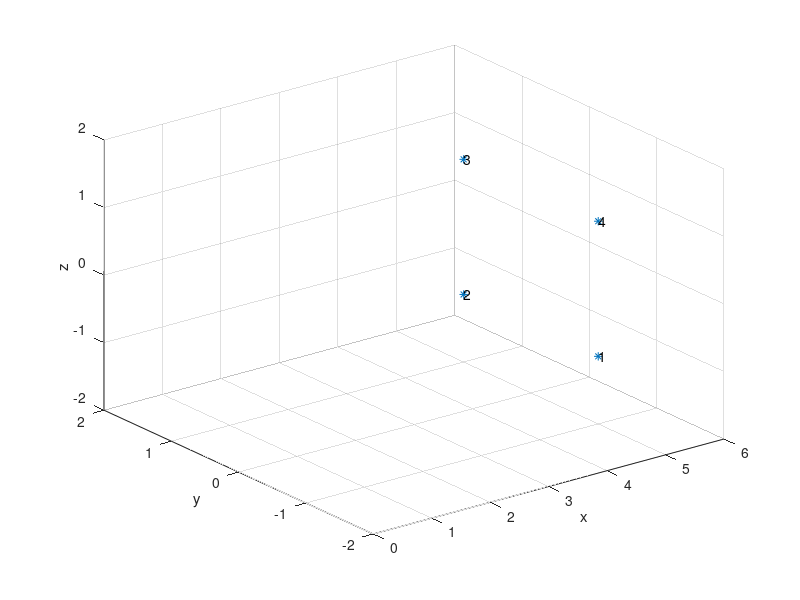

MATLAB code to generate this figure: (Note: this script raises an error after producing the figure.)
%%
%% Camara planar
%%
clear, clc, close all
% Parametros de la camara
x_pixels = 768;
y_pixels = 576;

x_m = 6.467e-3;
y_m = 4.831e-3;

f = 6.14495e-3;

m_x = x_pixels/x_m;
m_y = y_pixels/y_m;

a_x = f*m_x;
a_y = f*m_y;

p_x = x_pixels/2;
p_y = y_pixels/2;

K = [a_x 0 p_x;0 a_y p_y;0 0 1];

% Ubicacion de las esquinas del rectangulo
L = 2;
W = 2;
l = L/2;
w = W/2;
rect_center = [5,0,0]';

x_rect = zeros(4,1) + rect_center(1);
y_rect = [-l l l -l]' + rect_center(2);
z_rect = [-w -w w w]' + rect_center(3);


labels = cellstr(num2str([1:4]'));
figure()
plot3(x_rect, y_rect, z_rect, '*')
text(x_rect, y_rect, z_rect,labels)
grid on
xlabel('x')
ylabel('y')
zlabel('z')
axis([0 max(x_rect)+1 min(y_rect)-1 max(y_rect)+1 min(z_rect)-1 max(z_rect)+1])
%axis([0 21 -10 10 -10 10])

roty = [0 0 1; 0 1 0;-1 0 0];
rotz = [0 1 0;-1 0 0;0 0 1];

p1 = [x_rect_pixeles(1); y_rect_pixeles(1)]
p2 = [x_rect_pixeles(2); y_rect_pixeles(2)]
p3 = [x_rect_pixeles(3); y_rect_pixeles(3)]
p4 = [x_rect_pixeles(4); y_rect_pixeles(4)]

for i = 1:4
   X = [x_rect(i); y_rect(i); z_rect(i)];
   X = rotz*roty*X;
   Xh = 1/X(3) * X;
   
   xh_ic = K*Xh;
   
   x_rect_pixeles(i) = xh_ic(1);
   y_rect_pixeles(i) = xh_ic(2);
end

round(x_rect_pixeles)
round(y_rect_pixeles)

figure()
plot(x_rect_pixeles, y_rect_pixeles, '*')
text(x_rect_pixeles, y_rect_pixeles, labels)
axis([0 x_pixels, 0 y_pixels])